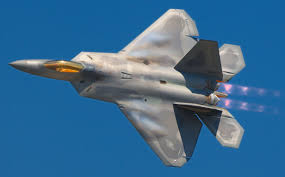
#> input picture images/f22.jpg, 285 x 177 px, found by its file name
$ python points.py
#> lines starting #> are read from the running program, lines starting #| are printed output that depends on the picture
import cv2
import numpy as np

#img = cv2.imread("C:/Users/admin/Desktop/cv-practice/cv2-practice/images/f22.jpg")
img = cv2.imread("C:/Users/Nathaniel/Desktop/augmented-reality-app/images/f22.jpg")
#> img is the input picture: shape (177, 285, 3); mean B, G, R 145.2, 106.8, 57.4

width,height = 200,200
pts1 = np.float32([[19,14],[253,14],[19,139],[253,139]])
pts2 = np.float32([[0,0],[width,0],[0,height],[width,height]])

matrix = cv2.getPerspectiveTransform(pts1,pts2)

result = cv2.warpPerspective(img,matrix,(width,height))
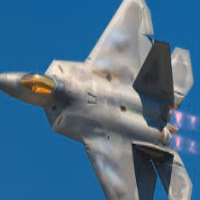
#> result: shape (200, 200, 3); mean B, G, R 138.5, 111.2, 76.4

cv2.imshow("Image", img)
cv2.imshow("Result", result)
cv2.waitKey(0)
